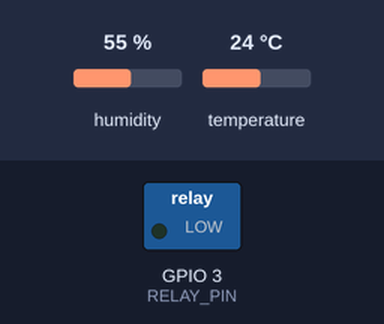
Simulated run of this sketch. Board: ESP8266 (NodeMCU). Parts: switched loads named in the sketch (green lamp = pin HIGH). Inputs (shaded band) come from the test bench; at power-on: temperature 24 °C, humidity 55 %. WiFi joins after 1.5 s; servers stay silent unless stated; what the sketch prints to the serial monitor is not drawn.

Above: at 2.7 s.
2.8 s: temperature set to 27 °C
5.5 s: temperature set to 30 °C
At 5.8 s:
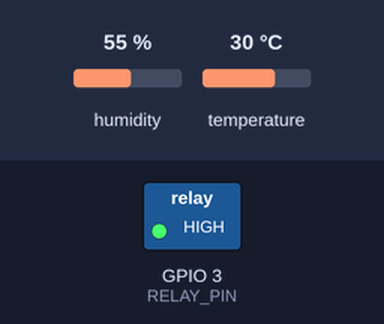
8.2 s: temperature set to 12 °C
At 10.6 s:
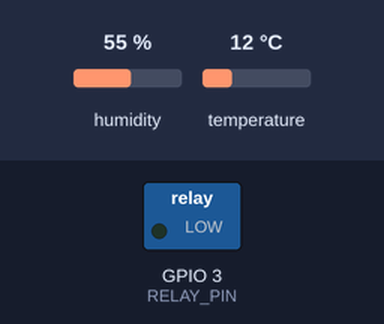
11.1 s: temperature set to 33 °C
At 13.0 s:
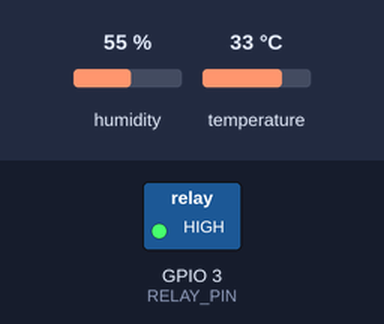
Timing chart, 0 to 14.5 s (numbered marks = the images above; inputs shaded):
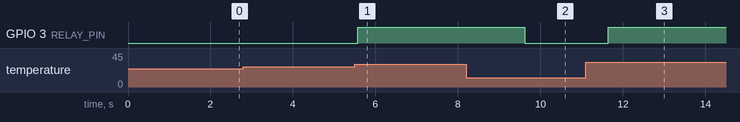

The sketch:

control_temperatura.ino
```cpp
#include <DHT.h>
#include <ESP8266WiFi.h>

// Configuración
#define DHTPIN 2          // Pin del sensor DHT11
#define RELAY_PIN 3       // Pin del relay (ventilador)
#define DHTTYPE DHT11     // Tipo de sensor

DHT dht(DHTPIN, DHTTYPE);
WiFiServer server(80);

// Variables
float tempThreshold = 28.0; // Temperatura para activar ventilador
const char* ssid = "TuRedWiFi";
const char* password = "TuContraseña";

void setup() {
  Serial.begin(9600);
  dht.begin();
  pinMode(RELAY_PIN, OUTPUT);

  // Conexión WiFi
  WiFi.begin(ssid, password);
  while (WiFi.status() != WL_CONNECTED) {
    delay(500);
    Serial.print(".");
  }
  Serial.println("");
  Serial.print("IP: ");
  Serial.println(WiFi.localIP());

  server.begin();
}

void loop() {
  float temp = dht.readTemperature();

  // Control automático
  if (temp > tempThreshold) {
    digitalWrite(RELAY_PIN, HIGH); // Ventilador ON
  } else {
    digitalWrite(RELAY_PIN, LOW);  // Ventilador OFF
  }

  // Servidor web
  WiFiClient client = server.available();
  if (client) {
    String request = client.readStringUntil('\r');
    client.println("HTTP/1.1 200 OK");
    client.println("Content-Type: text/html");
    client.println("");

    // Interfaz web básica
    client.println("<html><body>");
    client.println("<h1>Sistema de Temperatura</h1>");
    client.print("<p>Temperatura actual: ");
    client.print(temp);
    client.println("°C</p>");
    client.println("<a href='/on'><button>Encender Ventilador</button></a>");
    client.println("<a href='/off'><button>Apagar Ventilador</button></a>");
    client.println("</body></html>");

    // Manejo de botones
    if (request.indexOf("/on") != -1) {
      digitalWrite(RELAY_PIN, HIGH);
    } else if (request.indexOf("/off") != -1) {
      digitalWrite(RELAY_PIN, LOW);
    }
  }
  delay(2000);
}
```

Measured:
- the behaviour switches between 28 and 29 °C on temperature (found by bisection; images 0 and 1)
- after the input at 2.8 s, every drawn part: stays the same
- after the input at 5.5 s, GPIO 3 (RELAY_PIN): LOW → HIGH after 0.07 s
- after the input at 8.2 s, GPIO 3 (RELAY_PIN): HIGH → LOW after 1.4 s
- after the input at 11.1 s, GPIO 3 (RELAY_PIN): LOW → HIGH after 0.54 s
